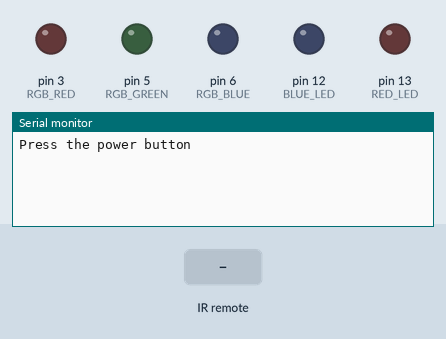
Simulated run of this sketch. Board: Arduino Uno, built with avr-gcc and run on an emulated ATmega328P. Parts: output pins drawn as LEDs (lit = HIGH), the last lines printed to the serial monitor. The inputs (shaded band) are chosen by the test bench. Random numbers use the default seed unless the sketch sets one.

Above: at 1.2 s.
1.3 s: infrared code 0x0 received
At 2.3 s:
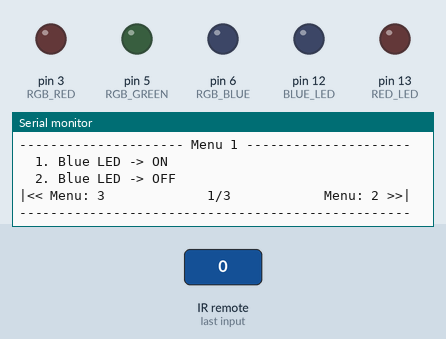
2.8 s: infrared code 0x4 received
At 2.87 s:
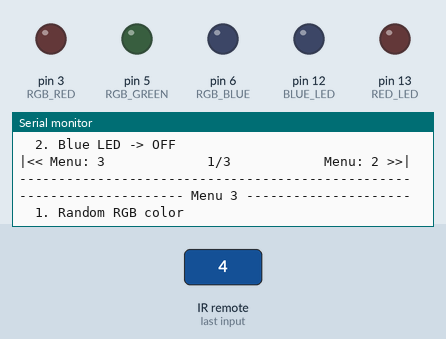

Measured:
- after the input at 1.3 s, the serial monitor: prints a new line at once (image 1)
- after the input at 2.8 s, the serial monitor: prints a new line at once (image 2)

The sketch:

level3.ino
```cpp
//  _______________________________________________________________
// /  Name: Kyler. V            level 3          Date: 2023-11-12  \
// |                                                               |
// |                          Description                          |
// |                                                               |
// |  This program will allow the user to control the LEDs on the  |
// |               arduino board using an IR remote.               |
// \_______________________________________________________________/
#include <IRremote.h>


// -----------------------------------------
//      Define variables and datatypes
// -----------------------------------------
#define IR_RECEIVE_PIN 11
#define BLUE_LED 12
#define RED_LED 13

#define RGB_RED 3
#define RGB_GREEN 5
#define RGB_BLUE 6

#define WIDTH 50

int remoteKeyPressed;

int currentMenu = 1;
int maxMenu = 3;

// Function prototype
struct Menu {
    const char* title;
    const char* options[3];
    void (*functions[3])();
};
typedef struct Menu Menu;

Menu menus[] = {
    {
        "Menu 1",                               // Title
        {
            "Blue LED -> ON",
            "Blue LED -> OFF"
        },
        {
            [] {
                digitalWrite(BLUE_LED, HIGH);
            },
            [] {
                digitalWrite(BLUE_LED, LOW);
            }
        }
    },
    {
        "Menu 2",                               // Title
        {
            "Red LED -> ON",
            "Red LED -> OFF"
        },
        {
            [] {
                digitalWrite(RED_LED, HIGH);
            },
            [] {
                digitalWrite(RED_LED, LOW);
            }
        }
    },
    {
        "Menu 3",                               // Title
        {
            "Random RGB color",
            "Toggle LEDs"
        },
        {
            [] {
                analogWrite(RGB_RED, random(0, 255));
                analogWrite(RGB_GREEN, random(0, 255));
                analogWrite(RGB_BLUE, random(0, 255));
            },
            [] {
                digitalWrite(BLUE_LED, !digitalRead(BLUE_LED));
                digitalWrite(RED_LED, !digitalRead(RED_LED));
            }
        }
    }
};

bool on = false;
bool asked = false;

// -----------------------------------------
//              Setup function.
// -----------------------------------------
void setup() {
    Serial.begin(9600);
    IrReceiver.begin(IR_RECEIVE_PIN);

    pinMode(BLUE_LED, OUTPUT);
    pinMode(RED_LED, OUTPUT);

    pinMode(RGB_RED, OUTPUT);
    pinMode(RGB_GREEN, OUTPUT);
    pinMode(RGB_BLUE, OUTPUT);

    randomSeed(analogRead(0));
}

// -----------------------------------------
//               Main loop.
// -----------------------------------------
void loop() {
    // Get user to initiate program
    if (!on) {
        if (!asked) {
            Serial.println("Press the power button");
            while(!checks()) {}
            asked = true;
            currentMenu = 1;
        }
    } else {
        // Powered on, Display menu
        displayMenu(menus[currentMenu-1]);
    }
}


// Menu functions
bool checks() {
    // Check which button was pressed and execute the associated function
    switch (getIRCode()) {
        case 0:
            // Handle "POWER" button
            if (!on) {
                on = !on;
                return true;
            } else {
                return false;
            }

        case 1:
            // Handle "VOL+"
            return false;

        case 2:
            // Handle "FUNC/STOP"
            return false;

        case 4:
            // Handle "SKIP-BACK"
            if (on) {
                menuBack();
                return true;
            } else {
                return false;
            }

        case 5:
            // Handle "PAUSE"
            return false;

        case 6:
            // Handle "SKIP-FORWARD"
            if (on) {
                menuForward();
                return true;
            } else {
                return false;
            }

        case 8:
            // Handle "DOWN"
            return false;

        case 9:
            // Handle "VOL-"
            return false;

        case 10:
            // Handle "UP"
            return false;

        case 12:
            // Handle "0"
            return false;

        case 13:
            // Handle "EQ"
            return false;

        case 14:
            // Handle "ST/REPT"
            return false;

        case 16:
            // Handle "1"
            if (on) {
                menus[currentMenu-1].functions[0]();
                return false;
            } else {
                return false;
            }

        case 17:
            // Handle "2"
            if (on) {
                menus[currentMenu-1].functions[1]();
                return false;
            } else {
                return false;
            }

        case 18:
            // Handle "3"
            if (on) {
                menus[currentMenu-1].functions[2]();
                return false;
            } else {
                return false;
            }

        case 20:
            // Handle "4"
            if (on) {
                menus[currentMenu-1].functions[3]();
                return false;
            } else {
                return false;
            }

        case 21:
            // Handle "5"
            if (on) {
                menus[currentMenu-1].functions[4]();
                return false;
            } else {
                return false;
            }

        case 22:
            // Handle "6"
            if (on) {
                menus[currentMenu-1].functions[5]();
                return false;
            } else {
                return false;
            }

        case 24:
            // Handle "7"
            if (on) {
                menus[currentMenu-1].functions[6]();
                return false;
            } else {
                return false;
            }

        case 25:
            // Handle "8"
            if (on) {
                menus[currentMenu-1].functions[7]();
                return false;
            } else {
                return false;
            }

        case 26:
            // Handle "9"
            if (on) {
                menus[currentMenu-1].functions[8]();
                return false;
            } else {
                return false;
            }

        default:
            // Handle unknown button
            return false;
    }
}

int getIRCode() {
    // Get the IR code from the remote
    if (IrReceiver.decode()) {
        IrReceiver.resume();
        // Return the pressed key
        return IrReceiver.decodedIRData.command;
    } else {
        // No key pressed
        return -1;
    }
}


// -----------------------------------------
//             Menu functions
// -----------------------------------------

void menuBack() {
    // Go back to the previous menu
    if (currentMenu > 1) {
        currentMenu--;
    } else {
        currentMenu = maxMenu;
    }
}

void menuForward() {
    // Go forward to the next menu
    if (currentMenu < maxMenu) {
        currentMenu++;
    } else {
        currentMenu = 1;
    }
}

void displayMenu(auto menu) {
    // -----------------------------------------
    //               Description
    //            Display the menu.
    // -----------------------------------------
    displayTitle(menu.title);
    displayOptions(menu);
    displayMenuNavigator();
    displayDash(WIDTH, true);

    while (!checks()) {}
}

void displayTitle(const char* title) {
    // -----------------------------------------
    //               Description
    //       Display the title of the menu
    // -----------------------------------------
    int lenDashes = (WIDTH - (strlen(title)+2)) / 2;
    displayDash(lenDashes, false);
    Serial.print(" ");

    Serial.print(title);

    Serial.print(" ");
    displayDash(lenDashes, true);
}

void displayDash(int amount, bool endLine) {
    // -----------------------------------------
    //               Description
    //   Display a dash for the given amount.
    // -----------------------------------------
    for (int i=0; i<amount; i++) {
        Serial.print("-");
    }
    if (endLine) {
        Serial.println();
    }
}

void displayOptions(auto menu) {
    // -----------------------------------------
    //               Description
    //    Display all of the options for this
    //                   menu.
    // -----------------------------------------
    for (int i = 0; i < (sizeof(menu.options) / sizeof(menu.options[0]) - 1); i++) {
        Serial.print("\t");
        Serial.print(i + 1);
        Serial.print(". ");
        Serial.println(menu.options[i]);
    }
}

void displayMenuNavigator() {
    // -----------------------------------------
    //               Description
    //   Display the following message in the
    //   format:
    //  |<< Menu: 1        2/3       Menu: 3>>|
    // -----------------------------------------

    int space = (WIDTH - (strlen("|<< Menu: ") + 6 + strlen("Menu: ") + strlen(" >>|"))) / 2;

    Serial.print("|<< Menu: ");
    Serial.print((currentMenu - 1) < 1 ? maxMenu : (currentMenu - 1));
    Serial.print(" ");

    for (int i=0; i<space; i++) {
        Serial.print(" ");
    }

    Serial.print(currentMenu);
    Serial.print("/");
    Serial.print(maxMenu);

    for (int i=0; i<space; i++) {
        Serial.print(" ");
    }

    Serial.print("Menu: ");
    Serial.print((currentMenu + 1) > maxMenu ? 1 : (currentMenu + 1));
    Serial.println(" >>|");
}
```
